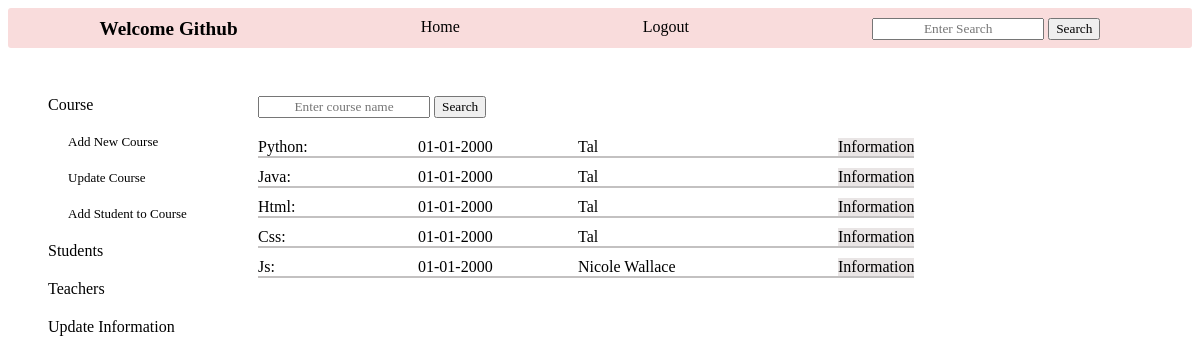
Screenshot of /admin_courses (signed in) with the database file from the repository.
### tables this page shows
CREATE TABLE courses (
        id INTEGER PRIMARY KEY,
        name TEXT NOT NULL,
        description TEXT DEFAULT "Still not updated",
        teacher_id TEXT NOT NULL DEFAULT "Still not updated",
        start TEXT DEFAULT "Still not updated",
        day TEXT DEFAULT "Still not updated",
        time TEXT DEFAULT "Still not updated", 
        FOREIGN KEY (teacher_id) REFERENCES teachers (id)
        );

CREATE TABLE teachers (
        id INTEGER PRIMARY KEY,
        name TEXT NOT NULL,
        email TEXT UNIQUE ,
        phone TEXT UNIQUE ,
        user_id INTEGER,
        FOREIGN KEY(user_id) REFERENCES new_users (id)
        );

### app.py (the view, shortened to what this page needs)
@app.route('/admin_courses',methods=['GET', 'POST'])
def admin_courses(): # courses information and actions for admin
    log=check_log()
    info=info_user()
    form=['create']
    return render_template('admin_courses.html', log=log, info=info, course_dict='', course_attend='', attend_update='', attend_date_update='', form=form, courses_teachers=courses_teachers(), admin_id=session['id'])

### app.py (called while the page is built)
def check_log(): #check if user is loged in or not
    log_result={}
    if "name" in session:
        link='/logout'
        log='Logout'
        log_result['link']=link
        log_result['log']=log
        return log_result
    else:
        link='/login'
        log='Login'
        log_result['link']=link
        log_result['log']=log
        return log_result

def info_user(): # get user info
    if "role" in session:
        info={}
        if session['role']=='admin':
            info['id']=session['id']
            info['link']=f"/administrator/{session['id']}"
            info['word']='Administrator'
            info['hello']=f"Hello {crud.admin_name(session['id'])}- what do you want to do?"
        if session['role']=='teacher':
            info['id']=session['id']
            info['link']=f"/teacher_profile/{session['id']}"
            info['word']=f"Welcome {crud.teacher_name(session['id'])}"
            info['class']='user_hello'
        if session['role']=='student':
            info['id']=session['id']
            info['link']=f"/student_profile/{session['id']}"
            info['word']=f"Welcome {crud.student_name(session['id'])}"
            info['class']='user_hello'
        return info

### crud.py (called while the page is built)
def read_all(table):
    return query(f"SELECT * FROM {table}")

def read_if(column, table, value, condition):
    return query(f"SELECT {column} FROM {table} WHERE {value}='{condition}'")

def student_name(student_id):
    name=read_if('name', 'students', 'id', student_id)
    name=name[0][0]
    return name

### functions.py (called while the page is built)
def create_courses_objects(courses: list):
    courses_objects=[classes.Course(course[0], course[1], course[2], course[3], course[4], course[5], course[6] ) for course in courses]
    for c in courses_objects:
        c.start=f'{c.start[8:]}-{c.start[5:7]}-{c.start[0:4]}'
    return courses_objects

def create_teachers_objects(teachers: list):
    teachers_objects=[classes.Teacher(teacher[0], teacher[1], teacher[2], teacher[3], teacher[4]) for teacher in teachers]
    return teachers_objects

def courses_teachers():
    courses_teachers=[]
    for course in create_courses_objects(crud.read_all('courses')):
        for teacher in create_teachers_objects(crud.read_all('teachers')):
            if course.teacher_id==str(teacher.tid):
                course_teacher=classes.Course(course.tid, course.name, course.description, teacher.name, course.start, course.day, course.time)
                courses_teachers.append(course_teacher)
    return courses_teachers

### templates/admin_courses.html (shortened to what this page needs)
{% include "admin_nav_courses.html" %}
    <div class="admin_courses_main">
        <div class="main_course_search">
            <div class="course_search">
                {% for f in form %}
                <form action="" method="POST">
                    <input type="text" name="search" placeholder="Enter course name" autofocus>
                    <input type="submit" value="Search">
                </form>
                {% endfor %}
            </div>
            <div class="courses_list">
                {% for course in courses_teachers %}
                <div class="course_info">
                    <div class="course_name"> {{course.name}}:</div>
                    <div class="course_start">{{course.start}}</div>
                    <div class="course_teacher">{{course.teacher_id}}</div>
                    <a href="/course_info/{{course.tid}}">Information</a>
                </div>
                {% endfor %}
            </div>
        </div>
    </div>
    <div class="info_more_links">
    </div>
</div>

### static/style.css (style rules this page uses)
input { font-family: 'Times New Roman', Times, serif; text-align: center; }
.info_more_links { display: flex; gap: 5px; grid-row: 1; grid-column: 2; height: 18px; margin-left: 320px; }
.admin_courses_main { grid-column: 2; grid-row: 2; display: flex; }
.main_course_search { display: flex; flex-direction: column; gap:20px; }
.courses_list { display: flex; flex-direction: column; gap:10px; }
.course_info { display: flex; gap: 10px; justify-content: left; border-bottom: solid; border-width: 2px; border-color: rgb(195, 193, 193); }
.course_info>a { text-decoration: none; color: black; background-color: rgb(233, 229, 229); }
.course_name { width: 150px; }
.course_start { width:150px ; }
.course_teacher { width: 250px; }

### rows the page displays
courses: name "Python"
teachers: teacher_id "Tal" "Tal" "Tal" "Tal"
courses: name "Java"
courses: name "Html"
courses: name "Css"
courses: name "Js"
teachers: teacher_id "Nicole Wallace"

### other values shown
{{ info.word }} "Welcome Github"
{{ log.log }} "Logout"
{{ course.start }} "01-01-2000" "01-01-2000" "01-01-2000" "01-01-2000" "01-01-2000"
